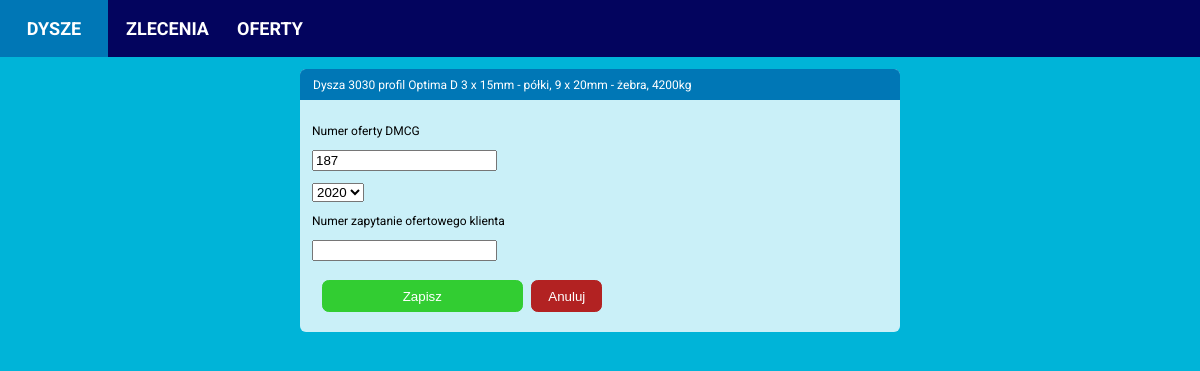
Screenshot of /nozzle/1/offer/edit_offer/18 with the database file from the repository.
### calculator/models.py (models this page shows, shortened)
class Nozzle(models.Model):
    PROFILES = (('Optima', 'Optima'),
                ('19A', '19A'),
                )
    INNER_RING_TYPES = (('Complete st. st. inside', 'Wnętrze nierdzewne'),
                        ('St. st. ring inside', 'Pierścień kawitacyjny nierdzewny'),
                        ('Complete steel', 'Wnętrze ze stali zwykłej'),
                        ('St. st. ring and outlet', 'Pierścień kawitacyjny i wylot ze stali nierdzewnej'))
    date_created = models.DateTimeField(auto_now_add=True)
    diameter = models.PositiveIntegerField(null=False, blank=False)
    profile = models.CharField(max_length=32, choices=PROFILES, null=False, blank=False)
    drawing_number = models.CharField(max_length=32, blank=True)
    profile_height = models.PositiveIntegerField(null=False, blank=False)
    inner_ring_type = models.CharField(max_length=32, choices=INNER_RING_TYPES, null=False, blank=False)
    inner_ring_thickness_propeller_zone = models.PositiveIntegerField(null=False, blank=False)
    inner_ring_thickness_inlet_zone = models.PositiveIntegerField(null=False, blank=False)
    inner_ring_thickness_outlet_zone = models.PositiveIntegerField(null=False, blank=False)
    ribs_quantity = models.PositiveIntegerField(null=False, blank=False)
    ribs_thickness = models.PositiveIntegerField(null=False, blank=False)
    segments_quantity = models.PositiveIntegerField(null=False, blank=False)
    segments_thickness = models.PositiveIntegerField(null=False, blank=False)
    has_headbox = models.BooleanField(null=False, blank=False)
    has_outlet_ring = models.BooleanField(null=False, blank=False)
    theoretical_weight = models.PositiveIntegerField(blank=True, default=0)
    real_weight = models.PositiveIntegerField(blank=True, default=0)

class Offer(models.Model):
    this_year = datetime.datetime.now().year
    nozzle = models.ForeignKey(Nozzle, on_delete=models.CASCADE)
    date_created = models.DateTimeField(auto_now_add=True)
    dmcg_offer_number = models.CharField(max_length=4, blank=False, null=False)
    client_inquiry_number = models.CharField(max_length=32, blank=True, null=True)
    offer_year = models.PositiveIntegerField(default=int(this_year), blank=False, null=False)

### calculator/views.py (the view, shortened to what this page needs)
# urls.py: path('nozzle/<int:nozzle_id>/offer/edit_offer/<int:offer_id>', edit_nozzle_offer, name='edit_nozzle_offer'),
def edit_nozzle_offer(request, nozzle_id, offer_id):
    nozzle = Nozzle.objects.get(id=nozzle_id)
    offer = Offer.objects.get(id=offer_id)
    existing_dmcg_offer_number = offer.dmcg_offer_number
    existing_offer_year = offer.offer_year
    if request.method != 'POST':
        form = OfferForm(instance=offer)
    context = {'form': form,
               'nozzle': nozzle,
               'offer': offer,
               }
    template = 'calculator/edit_nozzle_offer.html'
    return render(request, template, context)

### calculator/forms.py
class OfferForm(forms.ModelForm):
    now = datetime.now().year
    first_year = 2012
    POSSIBLE_YEAR = possible_year(first_year, now)
    offer_year = forms.ChoiceField(
        choices=POSSIBLE_YEAR,
        label='rok testowy')
    class Meta:
        model = Offer
        fields = {'dmcg_offer_number', 'client_inquiry_number',
                  'offer_year'}
        exclude = ['date_created']

### calculator/templates/calculator/edit_nozzle_offer.html (shortened to what this page needs)
{% extends 'calculator/base.html' %}
{% block content %}
<div class="content-main">
  <div class="item-box">
    <div class="item-header-box">
      <p>Dysza {{ nozzle.diameter }}
       profil {{ nozzle.profile }}
      {{ ratio }}D {{ type_name }}
      {{ nozzle.segments_quantity}} x {{ nozzle.segments_thickness}}mm - półki,
      {{ nozzle.ribs_quantity}} x {{ nozzle.ribs_thickness}}mm - żebra,
      {{ nozzle.theoretical_weight }}kg</p>
    </div>
    <div>
      <div class="item-details-form">
          <div>
            <form action="{% url 'calculator:edit_nozzle_offer' nozzle_id=nozzle.id offer_id=offer.id %}" method="post">
              <p>Numer oferty DMCG</p>
              <p>{{ form.dmcg_offer_number }}<p>
              <p>{{ form.offer_year }}</p>
              <p>Numer zapytanie ofertowego klienta</p>
              <p>{{ form.client_inquiry_number }}</p>
              <div class="button-box">
                <button name="submit" class="confirm-btn">Zapisz</button>
                <a href="{% url 'calculator:nozzle_offers' nozzle.id %}"><button class="cancel-btn" type="button">Anuluj</button></a>
              </div>
            </form>
          </div>
      </div>
    </div>
  </div>
</div>
{% endblock content %}

### static/styles.css (style rules this page uses)
body { font-family: Roboto, Arial; font-size: 12px; margin: 0 auto; padding: 0; background-color: #00b4d8; }
.content-main { display: flex; flex-direction: row; background-color: #00b4d8; justify-content: space-between; align-items: flex-start; margin: 0 auto; padding: 0 auto; }
.item-box { min-width: 350px; width: 600px; display: flex; flex-direction: column; background-color: #CAF0F8; border-radius: 0.5em; margin: 1em auto; padding: 0px; }
.item-header-box { display: flex; margin: 0; padding-left: 1em; background-color: #0077b6; height: 2.5em; color: white; border-top-left-radius: 0.5em; border-top-right-radius: 0.5em; border-left: 1px solid #0077b6; border-right: 1px solid #0077b6; border-top: 1px solid #0077b6; align-items: center; }
.item-details-form { display: flex; flex-direction: column; margin: 1em; width: 300px; }
.button-box { display: flex; justify-content: flex-start; align-items: center; margin: 0.125em 0.25em; }
.add-btn, .confirm-btn, .cancel-btn { background-color: limegreen; color: white; border: 1px solid limegreen; border-radius: 0.5em; height: 2rem; padding: 0.5rem 1rem; margin: 0.5em 0.5em; cursor: pointer; }
.confirm-btn { width: 90%; }
.cancel-btn { background-color: firebrick; border: 1px solid firebrick; margin-left: 0.125em; }

### rows the page displays
Nozzle: diameter "3030", profile "Optima", segments_quantity "3", segments_thickness "15", ribs_quantity "9", ribs_thickness "20", theoretical_weight "4200"
Offer: dmcg_offer_number "187", offer_year "2020"
